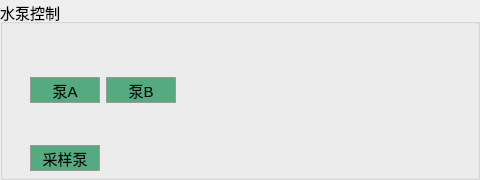
          <widget class="QGroupBox" name="groupBox_53">
           <property name="font">
            <font>
             <pointsize>11</pointsize>
            </font>
           </property>
           <property name="title">
            <string>水泵控制</string>
           </property>
           <widget class="QWidget" name="layoutWidget">
            <property name="geometry">
             <rect>
              <x>30</x>
              <y>40</y>
              <width>441</width>
              <height>131</height>
             </rect>
            </property>
            <layout class="QVBoxLayout" name="verticalLayout_38">
             <item>
              <layout class="QHBoxLayout" name="horizontalLayout_71" stretch="95,95,400">
               <item>
                <layout class="QVBoxLayout" name="verticalLayout_36">
                 <item>
                  <layout class="QHBoxLayout" name="horizontalLayout_64" stretch="5,6,5">
                   <item>
                    <spacer name="horizontalSpacer_89">
                     <property name="orientation">
                      <enum>Qt::Horizontal</enum>
                     </property>
                     <property name="sizeHint" stdset="0">
                      <size>
                       <width>18</width>
                       <height>20</height>
                      </size>
                     </property>
                    </spacer>
                   </item>
                   <item>
                    <widget class="QLabel" name="label_W24">
                     <property name="styleSheet">
                      <string notr="true">border-image: url(:/images/blackC.png);</string>
                     </property>
                     <property name="text">
                      <string/>
                     </property>
                    </widget>
                   </item>
                   <item>
                    <spacer name="horizontalSpacer_90">
                     <property name="orientation">
                      <enum>Qt::Horizontal</enum>
                     </property>
                     <property name="sizeHint" stdset="0">
                      <size>
                       <width>18</width>
                       <height>20</height>
                      </size>
                     </property>
                    </spacer>
                   </item>
                  </layout>
                 </item>
                 <item>
                  <widget class="QPushButton" name="pushButton_W24">
                   <property name="styleSheet">
                    <string notr="true">QPushButton{background-color:#55aa7f;width:48px;height:24px;border:1px solid #999999;opacity:1;}
QPushButton:hover{width: 48px;height: 24px;background: #E4EEF8;border: 1px solid #87AFFA;opacity: 1;}
QPushButton:pressed{width: 56px;height: 24px;background: #CCE5F8;border: 1px solid #0A64E1;opacity: 1;}
QPushButton:disabled{width: 56px;height: 24px;background: #CCE5F8;border: 1px solid #0A64E1;opacity: 1;}
</string>
                   </property>
                   <property name="text">
                    <string>泵A</string>
                   </property>
                  </widget>
                 </item>
                </layout>
               </item>
               <item>
                <layout class="QVBoxLayout" name="verticalLayout_35">
                 <item>
                  <layout class="QHBoxLayout" name="horizontalLayout_65" stretch="5,6,5">
                   <item>
                    <spacer name="horizontalSpacer_91">
                     <property name="orientation">
                      <enum>Qt::Horizontal</enum>
                     </property>
                     <property name="sizeHint" stdset="0">
                      <size>
                       <width>18</width>
                       <height>20</height>
                      </size>
                     </property>
                    </spacer>
                   </item>
                   <item>
                    <widget class="QLabel" name="label_W25">
                     <property name="styleSheet">
                      <string notr="true">border-image: url(:/images/blackC.png);</string>
                     </property>
                     <property name="text">
                      <string/>
                     </property>
                    </widget>
                   </item>
                   <item>
                    <spacer name="horizontalSpacer_92">
                     <property name="orientation">
                      <enum>Qt::Horizontal</enum>
                     </property>
                     <property name="sizeHint" stdset="0">
                      <size>
                       <width>18</width>
                       <height>20</height>
                      </size>
                     </property>
                    </spacer>
                   </item>
                  </layout>
                 </item>
                 <item>
                  <widget class="QPushButton" name="pushButton_W25">
                   <property name="styleSheet">
                    <string notr="true">QPushButton{background-color:#55aa7f;width:48px;height:24px;border:1px solid #999999;opacity:1;}
QPushButton:hover{width: 48px;height: 24px;background: #E4EEF8;border: 1px solid #87AFFA;opacity: 1;}
QPushButton:pressed{width: 56px;height: 24px;background: #CCE5F8;border: 1px solid #0A64E1;opacity: 1;}
QPushButton:disabled{width: 56px;height: 24px;background: #CCE5F8;border: 1px solid #0A64E1;opacity: 1;}
</string>
                   </property>
                   <property name="text">
                    <string>泵B</string>
                   </property>
                  </widget>
                 </item>
                </layout>
               </item>
               <item>
                <spacer name="horizontalSpacer_97">
                 <property name="orientation">
                  <enum>Qt::Horizontal</enum>
                 </property>
                 <property name="sizeHint" stdset="0">
                  <size>
                   <width>40</width>
                   <height>20</height>
                  </size>
                 </property>
                </spacer>
               </item>
              </layout>
             </item>
             <item>
              <layout class="QHBoxLayout" name="horizontalLayout_72" stretch="95,500">
               <item>
                <layout class="QVBoxLayout" name="verticalLayout_37">
                 <item>
                  <layout class="QHBoxLayout" name="horizontalLayout_66" stretch="5,6,5">
                   <item>
                    <spacer name="horizontalSpacer_93">
                     <property name="orientation">
                      <enum>Qt::Horizontal</enum>
                     </property>
                     <property name="sizeHint" stdset="0">
                      <size>
                       <width>18</width>
                       <height>20</height>
                      </size>
                     </property>
                    </spacer>
                   </item>
                   <item>
                    <widget class="QLabel" name="label_W26">
                     <property name="styleSheet">
                      <string notr="true">border-image: url(:/images/blackC.png);</string>
                     </property>
                     <property name="text">
                      <string/>
                     </property>
                    </widget>
                   </item>
                   <item>
                    <spacer name="horizontalSpacer_94">
                     <property name="orientation">
                      <enum>Qt::Horizontal</enum>
                     </property>
                     <property name="sizeHint" stdset="0">
                      <size>
                       <width>18</width>
                       <height>20</height>
                      </size>
                     </property>
                    </spacer>
                   </item>
                  </layout>
                 </item>
                 <item>
                  <widget class="QPushButton" name="pushButton_W26">
                   <property name="styleSheet">
                    <string notr="true">QPushButton{background-color:#55aa7f;width:48px;height:24px;border:1px solid #999999;opacity:1;}
QPushButton:hover{width: 48px;height: 24px;background: #E4EEF8;border: 1px solid #87AFFA;opacity: 1;}
QPushButton:pressed{width: 56px;height: 24px;background: #CCE5F8;border: 1px solid #0A64E1;opacity: 1;}
QPushButton:disabled{width: 56px;height: 24px;background: #CCE5F8;border: 1px solid #0A64E1;opacity: 1;}
</string>
                   </property>
                   <property name="text">
                    <string>采样泵</string>
                   </property>
                  </widget>
                 </item>
                </layout>
               </item>
               <item>
                <spacer name="horizontalSpacer_98">
                 <property name="orientation">
                  <enum>Qt::Horizontal</enum>
                 </property>
                 <property name="sizeHint" stdset="0">
                  <size>
                   <width>40</width>
                   <height>20</height>
                  </size>
                 </property>
                </spacer>
               </item>
              </layout>
             </item>
            </layout>
           </widget>
          </widget>
